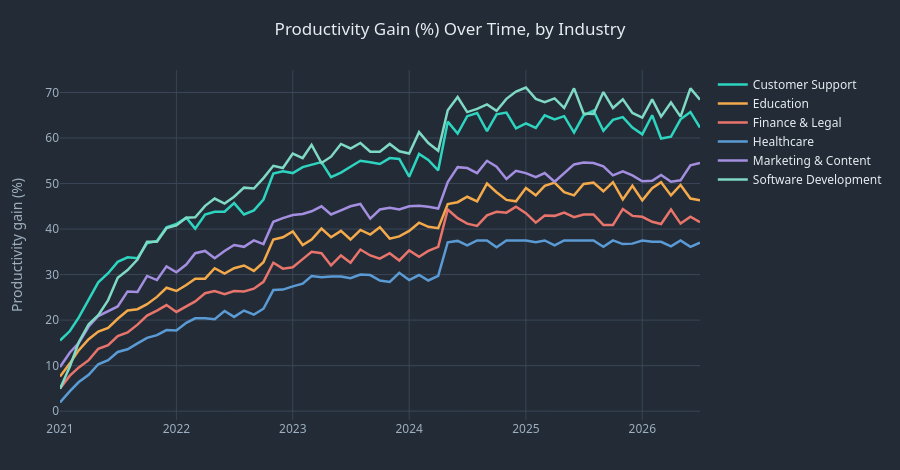

Notebook source saved alongside this figure:
### Markdown cell above
### 3.3 Productivity gain over time, by industry

### Code cell
prod_trend = macro.pivot_table(index='YearMonth', columns='Industry', values='Productivity Gain (%)', aggfunc='mean')

fig = go.Figure()
for i, col in enumerate(prod_trend.columns):
    fig.add_trace(go.Scatter(x=prod_trend.index, y=prod_trend[col], mode='lines', name=col,
                              line=dict(width=2.5, color=PALETTE[i % len(PALETTE)])))
fig.update_layout(title='Productivity Gain (%) Over Time, by Industry', yaxis_title='Productivity gain (%)', height=470)
fig.show()
